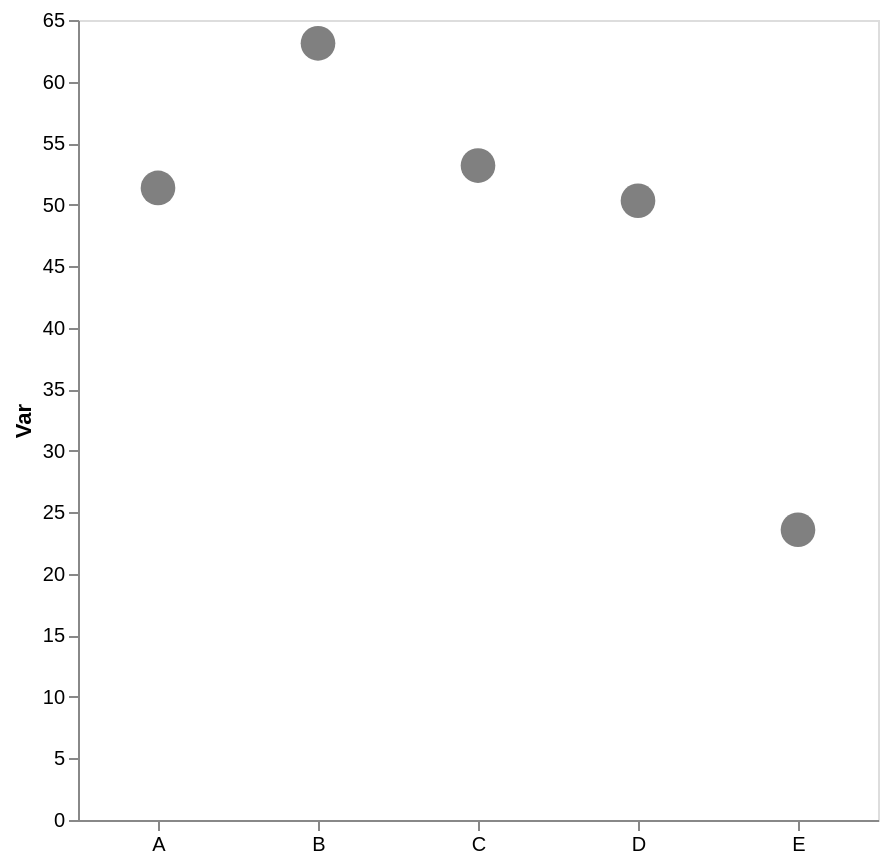

Here is the Vega-Lite specification saved for this chart:
### Vega-Lite specification from a JSON file in a GitHub repository (floating-point values rounded to 4 significant figures)
{"config": {"view": {"continuousWidth": 300, "continuousHeight": 300}, "axis": {"grid": false}, "bar": {"color": "gray"}}, "data": {"name": "data-dd612f0d4ff0a67397fddaf16c0ae039"}, "mark": {"type": "point", "color": "gray", "filled": true, "size": 300}, "encoding": {"x": {"axis": {"labelAngle": 0, "title": null}, "field": "cat", "type": "nominal"}, "y": {"aggregate": "mean", "axis": {"title": "Var"}, "field": "var1", "type": "quantitative"}}, "height": 400, "width": 400, "$schema": "https://vega.github.io/schema/vega-lite/v5.17.0.json", "datasets": {"data-dd612f0d4ff0a67397fddaf16c0ae039": [{"cat": "E", "var1": 26.69, "var2": 51.65}, {"cat": "D", "var1": 46.67, "var2": 55.28}, {"cat": "D", "var1": 53.96, "var2": 42.24}, {"cat": "C", "var1": 49.56, "var2": 46.68}, {"cat": "B", "var1": 63.11, "var2": 49.33}, {"cat": "A", "var1": 49.02, "var2": 59.96}, {"cat": "E", "var1": 24.34, "var2": 38.53}, {"cat": "A", "var1": 44.11, "var2": 50.62}, {"cat": "C", "var1": 66.65, "var2": 54.83}, {"cat": "C", "var1": 43.31, "var2": 44.63}, {"cat": "E", "var1": 19.7, "var2": 48.68}, {"cat": "A", "var1": 60.94, "var2": 56.33}]}}
